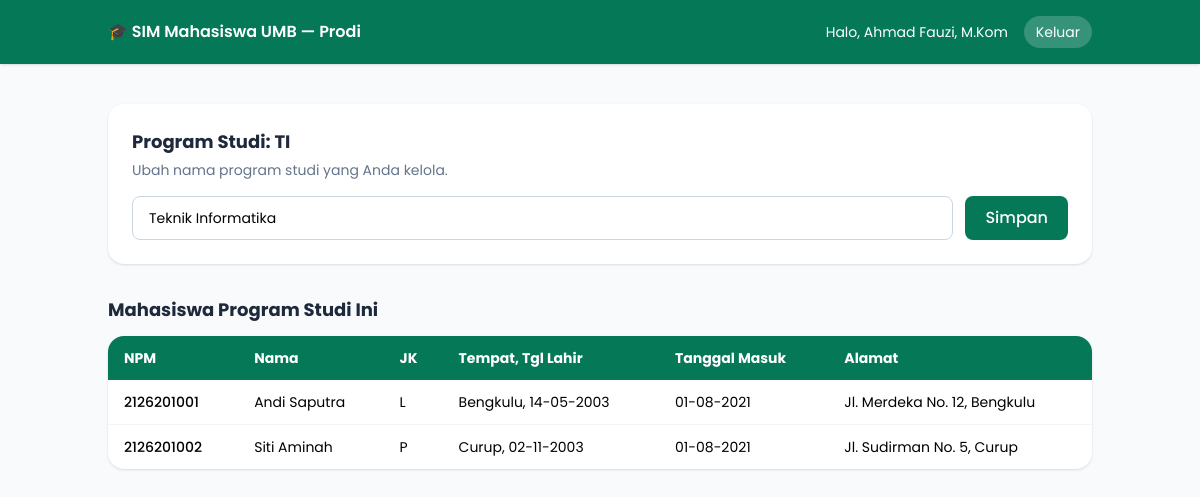
The page /dashboard_prodi.php (signed in) on the database its author committed.
### tables this page shows
CREATE TABLE `program_studi` (
  `kode_prodi` varchar(10) NOT NULL,
  `nama_prodi` varchar(100) NOT NULL,
  `kode_fakultas` varchar(10) NOT NULL
);

CREATE TABLE `mahasiswa` (
  `npm` varchar(15) NOT NULL,
  `id_pengguna` int(11) NOT NULL,
  `jenis_kelamin` enum('L','P') NOT NULL,
  `tempat_lahir` varchar(50) DEFAULT NULL,
  `tanggal_lahir` date DEFAULT NULL,
  `tanggal_masuk` date DEFAULT NULL,
  `alamat` varchar(255) DEFAULT NULL,
  `kode_prodi` varchar(10) NOT NULL
);

CREATE TABLE `pengguna` (
  `id_pengguna` int(11) NOT NULL,
  `username` varchar(50) NOT NULL,
  `password` varchar(255) NOT NULL,
  `nama_lengkap` varchar(100) NOT NULL,
  `role` enum('admin','prodi','mahasiswa') NOT NULL,
  `email` varchar(100) DEFAULT NULL,
  `created_at` timestamp NULL DEFAULT current_timestamp()
);

### auth.php (called while the page is built, shortened)
<?php
function current_user() {
    return [
        'id_pengguna' => $_SESSION['id_pengguna'] ?? null,
        'username'    => $_SESSION['username'] ?? null,
        'nama'        => $_SESSION['nama'] ?? null,
        'role'        => $_SESSION['role'] ?? null,
    ];
}
?>

### dashboard_prodi.php (the view, shortened to what this page needs)
<?php
require_once "koneksi.php";
require_once "auth.php";
$u = current_user();
$stmt = mysqli_prepare($conn, "
    SELECT p.kode_prodi, p.nama_prodi
    FROM pengelola_prodi pp
    JOIN program_studi p ON pp.kode_prodi = p.kode_prodi
    WHERE pp.id_pengguna = ?
");
mysqli_stmt_bind_param($stmt, "i", $u['id_pengguna']);
mysqli_stmt_execute($stmt);
$prodi = mysqli_fetch_assoc(mysqli_stmt_get_result($stmt));
$stmt3 = mysqli_prepare($conn, "
    SELECT m.npm, u.nama_lengkap AS nama, m.jenis_kelamin, m.tempat_lahir, m.tanggal_lahir, m.tanggal_masuk, m.alamat
    FROM mahasiswa m
    JOIN pengguna u ON m.id_pengguna = u.id_pengguna
    WHERE m.kode_prodi = ?
    ORDER BY m.npm
");
mysqli_stmt_bind_param($stmt3, "s", $prodi['kode_prodi']);
mysqli_stmt_execute($stmt3);
$mahasiswa = mysqli_stmt_get_result($stmt3);
function h($t) { return htmlspecialchars($t ?? '', ENT_QUOTES, 'UTF-8'); }
?>
<!DOCTYPE html>
<html lang="id">
<head>
<script src="https://cdn.tailwindcss.com"></script>
</head>
<body class="bg-slate-50 min-h-screen">
<nav class="bg-emerald-700 text-white shadow">
  <div class="max-w-5xl mx-auto px-5 py-4 flex items-center justify-between">
    <div class="font-semibold">🎓 SIM Mahasiswa UMB — Prodi</div>
    <div class="flex items-center gap-4 text-sm">
      <span>Halo, <?= h($u['nama']) ?></span>
      <a href="logout.php" class="bg-white/20 hover:bg-white/30 px-3 py-1.5 rounded-full">Keluar</a>
    </div>
  </div>
</nav>
<div class="max-w-5xl mx-auto px-5 py-10 space-y-8">
  <div class="bg-white rounded-2xl shadow p-6">
    <h2 class="text-lg font-bold text-slate-800 mb-1">Program Studi: <?= h($prodi['kode_prodi']) ?></h2>
    <p class="text-sm text-slate-500 mb-4">Ubah nama program studi yang Anda kelola.</p>
    <form method="POST" class="flex flex-col sm:flex-row gap-3">
      <input type="text" name="nama_prodi" value="<?= h($prodi['nama_prodi']) ?>" required
        class="flex-1 border border-slate-300 rounded-lg px-4 py-2 text-sm">
      <button type="submit" class="bg-emerald-700 text-white font-medium px-5 py-2.5 rounded-lg hover:bg-emerald-800">
        Simpan
      </button>
    </form>
  </div>
  <div>
    <h2 class="text-lg font-bold text-slate-800 mb-3">Mahasiswa Program Studi Ini</h2>
    <div class="bg-white rounded-2xl shadow overflow-x-auto">
      <table class="w-full text-sm text-left">
        <thead class="bg-emerald-700 text-white">
          <tr>
            <th class="px-4 py-3">NPM</th>
            <th class="px-4 py-3">Nama</th>
            <th class="px-4 py-3">JK</th>
            <th class="px-4 py-3">Tempat, Tgl Lahir</th>
            <th class="px-4 py-3">Tanggal Masuk</th>
            <th class="px-4 py-3">Alamat</th>
          </tr>
        </thead>
        <tbody class="divide-y divide-slate-100">
          <?php if (mysqli_num_rows($mahasiswa) > 0): ?>
            <?php while ($row = mysqli_fetch_assoc($mahasiswa)): ?>
              <tr class="hover:bg-emerald-50/50">
                <td class="px-4 py-3 font-medium"><?= h($row['npm']) ?></td>
                <td class="px-4 py-3"><?= h($row['nama']) ?></td>
                <td class="px-4 py-3"><?= $row['jenis_kelamin'] === 'L' ? 'L' : 'P' ?></td>
                <td class="px-4 py-3"><?= h($row['tempat_lahir']) ?>, <?= h(date('d-m-Y', strtotime($row['tanggal_lahir']))) ?></td>
                <td class="px-4 py-3"><?= h(date('d-m-Y', strtotime($row['tanggal_masuk']))) ?></td>
                <td class="px-4 py-3"><?= h($row['alamat']) ?></td>
              </tr>
            <?php endwhile; ?>
          <?php else: ?>
            <tr><td colspan="6" class="px-4 py-8 text-center text-slate-400">Belum ada mahasiswa.</td></tr>
          <?php endif; ?>
        </tbody>
      </table>
    </div>
  </div>
</div>
</body>
</html>

### dashboard_prodi.php (style rules this page uses)
body { font-family:'Poppins',sans-serif; }

### rows shown on the page
program_studi: kode_prodi "TI", nama_prodi "Teknik Informatika"
mahasiswa: npm "2126201001", id_pengguna.nama_lengkap "Andi Saputra", jenis_kelamin "L", tempat_lahir "Bengkulu", tanggal_lahir "14-05-2003", tanggal_masuk "01-08-2021", alamat "Jl. Merdeka No. 12, Bengkulu"
mahasiswa: npm "2126201002", id_pengguna.nama_lengkap "Siti Aminah", jenis_kelamin "P", tempat_lahir "Curup", tanggal_lahir "02-11-2003", tanggal_masuk "01-08-2021", alamat "Jl. Sudirman No. 5, Curup"

### other values the page prints
$u['nama'] "Ahmad Fauzi, M.Kom"
